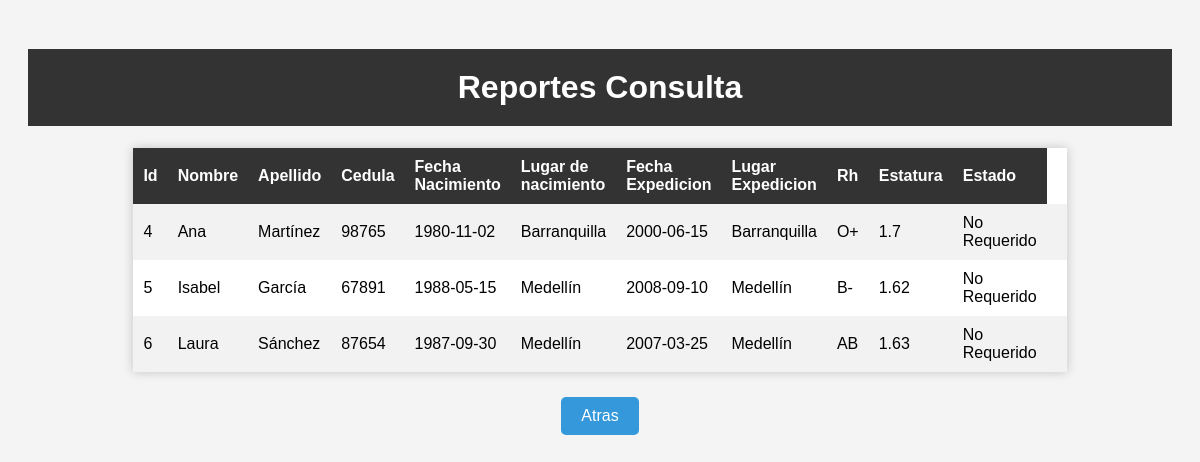
/norequeridos (signed in), run on an earlier commit of the app's database.
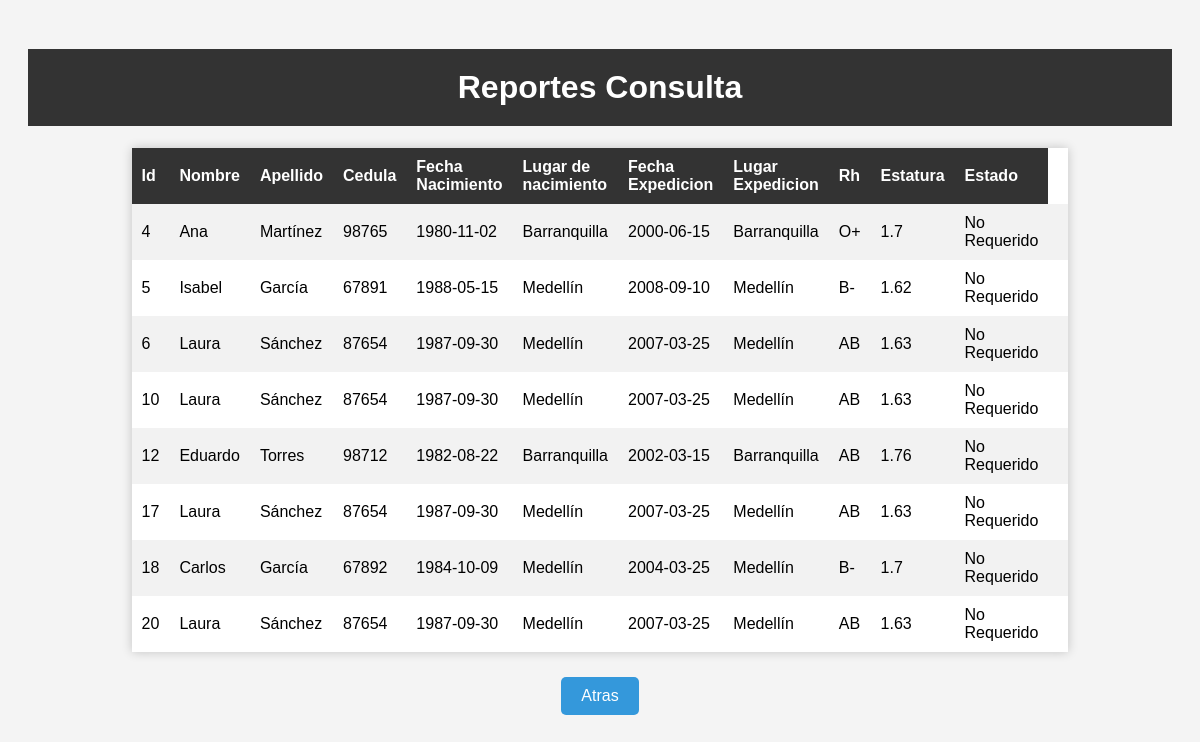
And on a later commit of the database.
### tables this page shows
CREATE TABLE Reporte (
    ID INTEGER PRIMARY KEY AUTOINCREMENT,
    Nombres NVARCHAR(50) NOT NULL,
    Apellidos NVARCHAR(50) NOT NULL,
    Identificacion NVARCHAR(20) NOT NULL,
    FechaNacimiento DATE NOT NULL,
    LugarNacimiento NVARCHAR(100) NOT NULL,
    FechaExpedicion DATE NOT NULL,
    LugarExpedicion NVARCHAR(100) NOT NULL,
    RH CHAR(2) NOT NULL,
    Estatura DECIMAL(5, 2) NOT NULL,
    Estado NVARCHAR(20) NOT NULL
);

### app.py (the view)
@app.route('/norequeridos')
def norequeridos():
    if 'username' in session:
        connection = conectar_bd()
        cursor = connection.cursor()
        cursor.execute("select * from Reporte where estado = 'No Requerido'")
        datos = cursor.fetchall()
        connection.close()
        return render_template('norequeridos.html', datos=datos)  # Pasa los datos a la plantilla
    return render_template('login.html')

### app.py (called while the page is built)
def conectar_bd():
    conn = sqlite3.connect('Bdd\BasesDatosRegistraduria.db')
    return conn

### templates/norequeridos.html (shortened to what this page needs)
<!DOCTYPE html>
<html>
<head>
    <link rel="stylesheet" type="text/css" href="{{ url_for('static', filename='style.css') }}">
</head>
<body>
    <h1>Reportes Consulta</h1>
    <table>
        <tr>
            <th>Id</th>
            <th>Nombre</th>
            <th>Apellido </th>
            <th>Cedula</th>
            <th>Fecha Nacimiento</th>
            <th>Lugar de nacimiento</th>
            <th>Fecha Expedicion</th>
            <th>Lugar Expedicion</th>
            <th>Rh</th>
            <th>Estatura</th>
            <th>Estado</th>
        </tr>
        {% for dato in datos %}
        <tr>
            <td>{{ dato[0] }}</td>
            <td>{{ dato[1] }}</td>
            <td>{{ dato[2] }}</td>
            <td>{{ dato[3] }}</td>
            <td>{{ dato[4] }}</td>
            <td>{{ dato[5] }}</td>
            <td>{{ dato[6] }}</td>
            <td>{{ dato[7] }}</td>
            <td>{{ dato[8] }}</td>
            <td>{{ dato[9] }}</td>
            <td>{{ dato[10] }}</td>
            <td>{{ dato[11] }}</td>
        </tr>
        {% endfor %}
    </table>
    <button id="verificar-cedula-button" class="home-button">Atras</button>
</body>
</html>

What changed in the data, as far as the page shows it:
added Reporte: ID "10", Nombres "Laura", Apellidos "Sánchez", Identificacion "87654", FechaNacimiento "1987-09-30", LugarNacimiento "Medellín", FechaExpedicion "2007-03-25", LugarExpedicion "Medellín", RH "AB", Estatura "1.63", Estado "No Requerido"
added Reporte: ID "12", Nombres "Eduardo", Apellidos "Torres", Identificacion "98712", FechaNacimiento "1982-08-22", LugarNacimiento "Barranquilla", FechaExpedicion "2002-03-15", LugarExpedicion "Barranquilla", RH "AB", Estatura "1.76", Estado "No Requerido"
added Reporte: ID "17", Nombres "Laura", Apellidos "Sánchez", Identificacion "87654", FechaNacimiento "1987-09-30", LugarNacimiento "Medellín", FechaExpedicion "2007-03-25", LugarExpedicion "Medellín", RH "AB", Estatura "1.63", Estado "No Requerido"
added Reporte: ID "18", Nombres "Carlos", Apellidos "García", Identificacion "67892", FechaNacimiento "1984-10-09", LugarNacimiento "Medellín", FechaExpedicion "2004-03-25", LugarExpedicion "Medellín", RH "B-", Estatura "1.7", Estado "No Requerido"
added Reporte: ID "20", Nombres "Laura", Apellidos "Sánchez", Identificacion "87654", FechaNacimiento "1987-09-30", LugarNacimiento "Medellín", FechaExpedicion "2007-03-25", LugarExpedicion "Medellín", RH "AB", Estatura "1.63", Estado "No Requerido"
